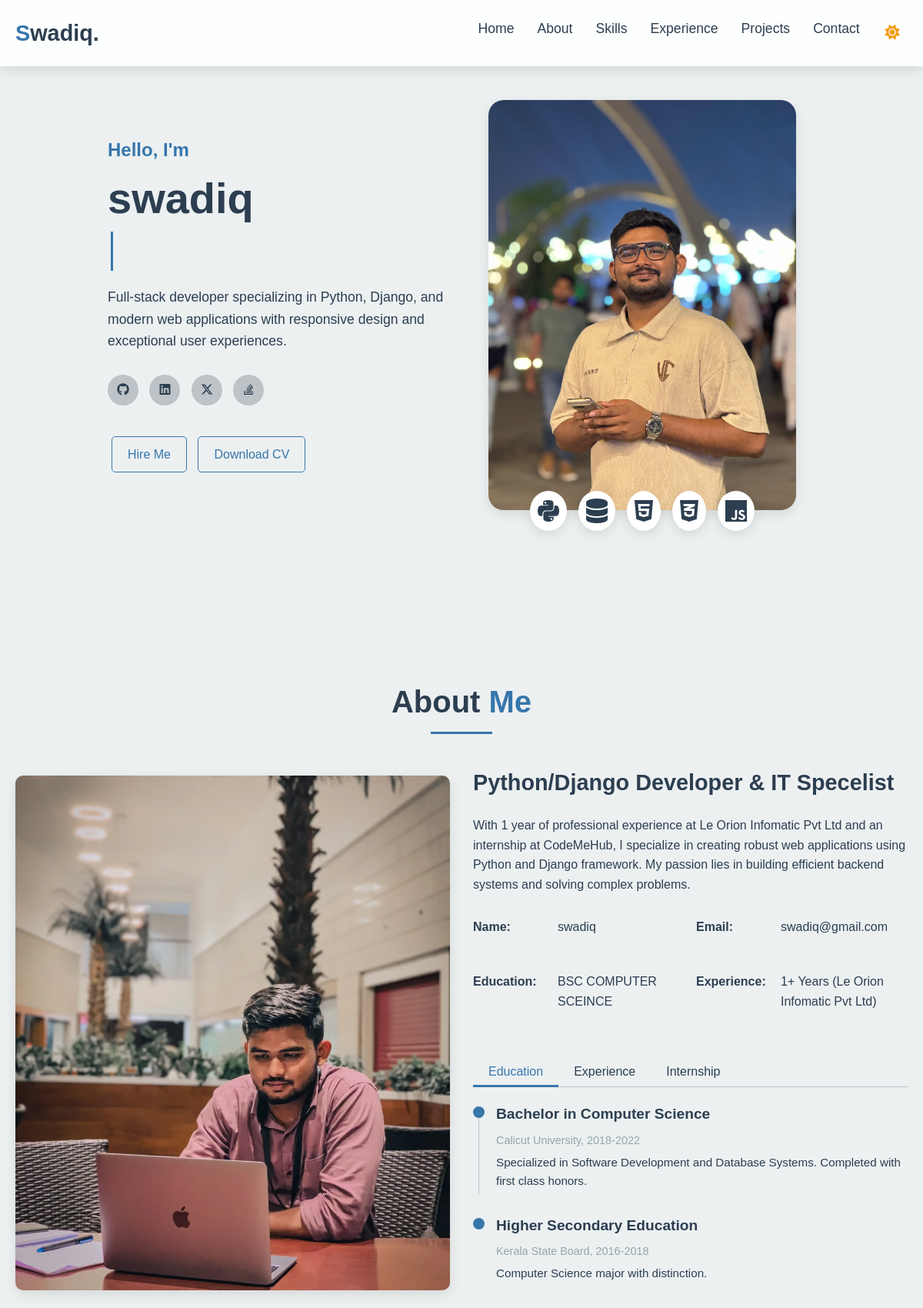
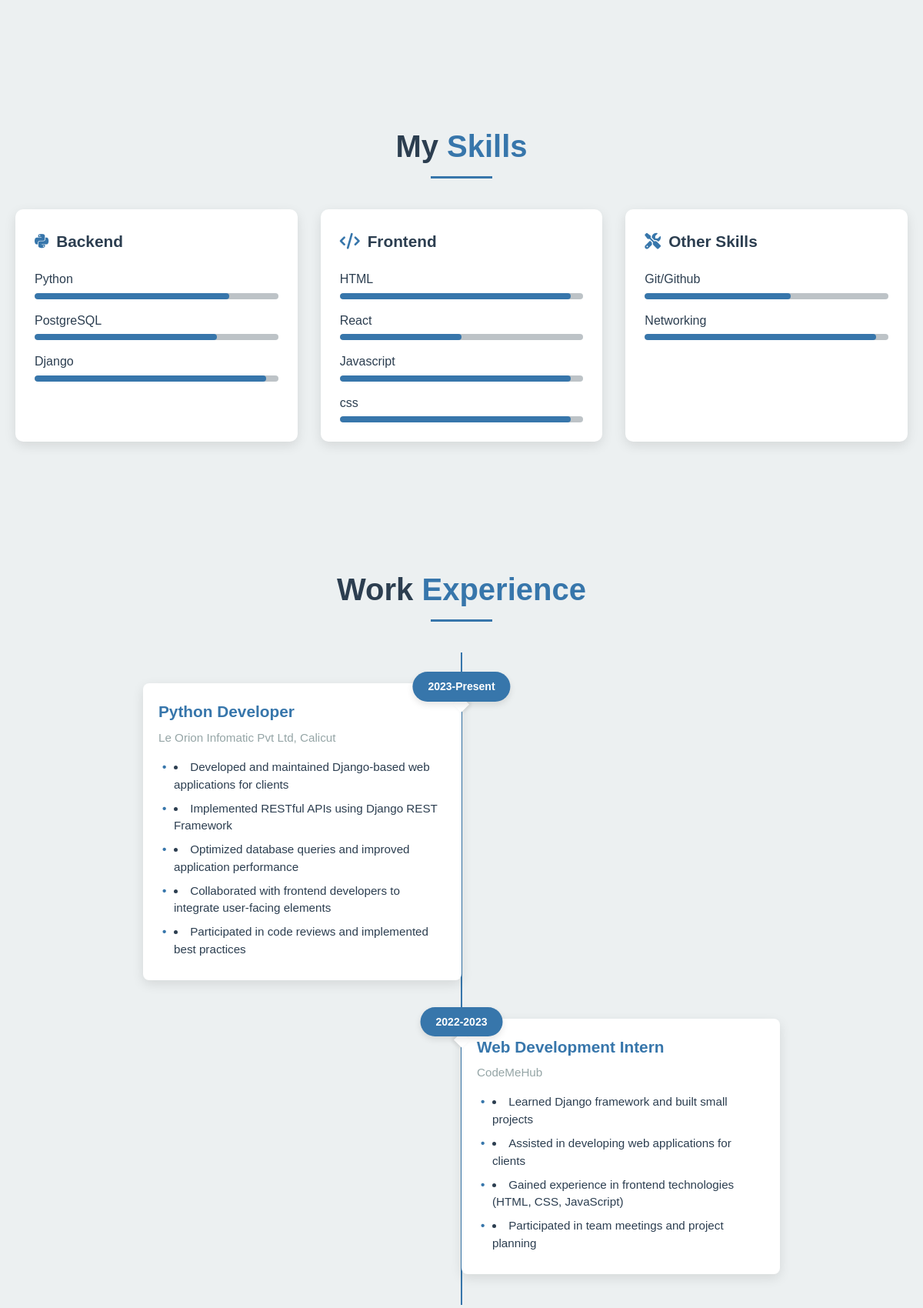
The page / (upper part) on the database its author committed (2 pictures, top to bottom).
### app/models.py (models this page shows, shortened)
class Profile(models.Model):
    professions = models.JSONField(default=list)
    name = models.CharField(max_length=100)
    profilePhoto = models.ImageField(upload_to='images/',blank=True)
    email = models.EmailField()
    phone = models.CharField(max_length=12,blank=True, null=True)
    education = models.TextField()
    experience = models.TextField()
    location = models.CharField(max_length=255)
    github = models.URLField(blank=True,null=True)
    linkedin = models.URLField(blank=True,null=True)
    x = models.URLField(blank=True,null=True)
    stackoverflow = models.URLField(blank=True,null=True)

class About(models.Model):
    profile = models.ForeignKey(Profile, on_delete=models.CASCADE,related_name='about')
    title = models.CharField(max_length=100)
    description = models.TextField()
    image = models.ImageField(upload_to='AboutImage/',blank=True)

class Education(models.Model):
    profile = models.ForeignKey(Profile, on_delete=models.CASCADE, related_name='educations')
    title = models.CharField(max_length=200)
    institute = models.CharField(max_length=200)
    year = models.CharField(max_length=50)
    description = models.TextField(blank=True)

class Skill(models.Model):
    CATEGORY_CHOICE = (
        ('BACKEND','Backend'),
        ('FRONTEND','Frontend'),
        ('OTHER','Other Skills')
    )
    profile = models.ForeignKey(Profile,on_delete=models.CASCADE,related_name='skill')
    category = models.CharField(max_length=50,choices=CATEGORY_CHOICE,default='OTHER')
    item = models.CharField(max_length=50)
    proficiency = models.IntegerField(help_text='Proficiency level from 0 to 100',default=50)

class Experience(models.Model):
    profile = models.ForeignKey(Profile, on_delete=models.CASCADE, related_name='experiences')
    company = models.CharField(max_length=200)
    role = models.CharField(max_length=150)
    duration = models.CharField(max_length=100)
    description = models.TextField(blank=True)
    details = models.JSONField(default=list,null=True)

class Internship(models.Model):
    profile = models.ForeignKey(Profile, on_delete=models.CASCADE, related_name='internships')
    title = models.CharField(max_length=200)
    company = models.CharField(max_length=150)
    duration = models.CharField(max_length=100)
    description = models.TextField(blank=True)
    details = models.JSONField(default=list,null=True)

### app/views.py (the view, shortened to what this page needs)
# urls.py: path("",views.index,name='home'),
def index(request):
    dctProfile = Profile.objects.last()
    dctAbout = About.objects.last()
    dctEducation = Education.objects.all()
    dctExperience = Experience.objects.all()
    dctInternship = Internship.objects.all()
    dctSkills = Skill.objects.all()
    dctProjects = Projects.objects.all()
    for p in dctProjects:
        p.tech_list = safe_list(p.tech)
        p.features_list = safe_list(p.features)
    context = {
        'dctProfile':dctProfile,
        'dctAbout':dctAbout,
        'dctEducation':dctEducation,
        'dctExperience':dctExperience,
        'dctInternship':dctInternship,
        'dctSkills':dctSkills,
        'dctProjects':dctProjects
    }
    return render(request,'index.html',context)

### app/views.py (called while the page is built)
def safe_list(value):
    if isinstance(value, list):
        return value
    try:
        return ast.literal_eval(value)
    except:
        return []

### app/templates/index.html (shortened to what this page needs)
{% load static%}
<!DOCTYPE html>
<html lang="en">
<head>
    <link rel="stylesheet" href="https://cdnjs.cloudflare.com/ajax/libs/font-awesome/6.4.0/css/all.min.css">
    <link rel="stylesheet" href="https://cdnjs.cloudflare.com/ajax/libs/font-awesome/6.5.0/css/all.min.css">
    <link rel="stylesheet" href="{% static "styles.css" %}">
</head>
<body>
    <header id='navbar'>
        <div class="container">
            <nav>
                <div class="logo">
                    <a href="#"><span>{{dctProfile.name|slice:":1"|upper}}</span>{{dctProfile.name|slice:"1:"}}.</a>
                </div>
                <ul class="nav-links">
                    <li><a href="#home">Home</a></li>
                    <li><a href="#about">About</a></li>
                    <li><a href="#skills">Skills</a></li>
                    <li><a href="#work-experience">Experience</a></li>
                    <li><a href="#portfolio">Projects</a></li>
                    <li><a href="#contact">Contact</a></li>
                    <li>&nbsp&nbsp&nbsp&nbsp&nbsp</li>
                    <li>
                        <button class="theme-toggle" id="theme-toggle" aria-label="Toggle dark mode">
                          <i class="fas fa-sun light-icon"></i>
                        </button>
                      </li>
                </ul>
            </nav>
        </div>
    </header>
    <section class="hero" id="home">
        <div class="container">
            <div class="hero-content">
                <div class="hero-text">
                    <h3>Hello, I'm</h3>
                    <h1>{{ dctProfile.name }}</h1>
                    <h2><span class="cursor">&nbsp;</span></h2>
                    <p>Full-stack developer specializing in Python, Django, and modern web applications with responsive design and exceptional user experiences.</p>
                    <div class="social-icons">
                        <a href="{{dctProfile.github}}"><i class="fab fa-github"></i></a>
                        <a href="{{dctProfile.linkedin}}"><i class="fab fa-linkedin"></i></a>
                        <a href="{{dctProfile.x}}"><i class="fab fa-x-twitter"></i></a>
                        <a href="{{dctProfile.stackoverflow}}"><i class="fab fa-stack-overflow"></i></a>
                    </div>
                    <a href="#contact" class="btn secondary">Hire Me</a>
                    <a href="/404" class="btn secondary">Download CV</a>
                </div>
                <div class="hero-image">
                    <div class="image-wrapper">
                        <img src="{{dctProfile.profilePhoto.url}}" alt="Mohamed Shodiq" class="profile-img">
                        <div class="tech-icons">
                            <i class="fab fa-python" title="Python"></i>
                            <i class="fas fa-database" title="Django"></i>
                            <i class="fab fa-html5" title="HTML5"></i>
                            <i class="fab fa-css3-alt" title="CSS3"></i>
                            <i class="fab fa-js" title="JavaScript"></i>
                        </div>
                    </div>
                </div>
            </div>
        </div>
    </section>
    <section class="about" id="about">
        <div class="container">
            <h2 class="section-title">About <span>Me</span></h2>
            <div class="about-content">
                <div class="about-image">
                    <img src="{{dctAbout.image.url}}" alt="About Mohamed Shodiq">
                </div>
                <div class="about-text">
                    <h3>{{dctAbout.title}}</h3>
                    <p>{{ dctAbout.description }}</p>
                    <div class="personal-info">
                        <div class="info-item">
                            <span>Name:</span>
                            <p>{{dctProfile.name}}</p>
                        </div>
                        <div class="info-item">
                            <span>Email:</span>
                            <p>{{dctProfile.email}}</p>
                        </div>
                        <div class="info-item">
                            <span>Education:</span>
                            <p>{{dctProfile.education}}</p>
                        </div>
                        <div class="info-item">
                            <span>Experience:</span>
                            <p>{{dctProfile.experience}}</p>
                        </div>
                    </div>
                    <div class="tabs">
                        <button class="tab-btn active" data-tab="education">Education</button>
                        <button class="tab-btn" data-tab="experience">Experience</button>
                        <button class="tab-btn" data-tab="internship">Internship</button>
                    </div>
                    <div class="tab-content active" id="education">
                        <ul class="timeline">
                            {% for education in dctEducation %}
                            <li>
                                <h4>{{education.title}}</h4>
                                <span>{{education.institute}}, {{education.year}}</span>
                                <p>{{education.description}}</p>
                            </li>
                            {% endfor %}
                        </ul>
                    </div>
                </div>
            </div>
        </div>
    </section>
    <section class="skills" id="skills">
        <div class="container">
            <h2 class="section-title">My <span>Skills</span></h2>
            <div class="skills-grid">
                <div class="skill-category">
                    <h3><i class="fab fa-python"></i> Backend</h3>
                    <div class="skill-items">
                        {% for skill in dctSkills %}
                            {% if skill.category == 'BACKEND' %}
                                <div class="skill-item">
                                    <span>{{skill.item}}</span>
                                    <div class="progress-bar">
                                        <div class="progress" style="width: {{skill.proficiency}}%"></div>
                                    </div>
                                </div>
                            {% endif %}
                        {% endfor %}
                    </div>
                </div>
                <div class="skill-category">
                    <h3><i class="fas fa-code"></i> Frontend</h3>
                    <div class="skill-items">
                        {% for skill in dctSkills %}
                            {% if skill.category == 'FRONTEND' %}
                                <div class="skill-item">
                                    <span>{{skill.item}}</span>
                                    <div class="progress-bar">
                                        <div class="progress" style="width: {{skill.proficiency}}%"></div>
                                    </div>
                                </div>
                            {% endif %}
                        {% endfor %}
                    </div>
                </div>
                <div class="skill-category">
                    <h3><i class="fas fa-tools"></i> Other Skills</h3>
                    <div class="skill-items">
                        {% for skill in dctSkills %}
                            {% if skill.category == 'OTHER' %}
                                <div class="skill-item">
                                    <span>{{skill.item}}</span>
                                    <div class="progress-bar">
                                        <div class="progress" style="width: {{skill.proficiency}}%"></div>
                                    </div>
                                </div>
                            {% endif %}
                        {% endfor %}
                        </div>
                    </div>
                </div>
            </div>
    </section>
<section class="experience" id="work-experience">
    <div class="container">
        <h2 class="section-title">Work <span>Experience</span></h2>
        <div class="experience-timeline">
            {% for eachItem in dctExperience %}
            <div class="timeline-item">
                <div class="timeline-date">{{eachItem.duration}}</div>
                <div class="timeline-content">
                    <div class="timeline-header">
                        <h3>{{eachItem.role}}</h3>
                        <h4>{{eachItem.company}}</h4>
                    </div>
                    <ul class="timeline-list">
                        {% for each in eachItem.details %}
                            <li>{{each}}</li>
                        {% endfor %}
                    </ul>
                </div>
            </div>
            {% endfor %}
            {% for eachItem in dctInternship %}
            <div class="timeline-item">
                <div class="timeline-date">{{eachItem.duration}}</div>
                <div class="timeline-content">
                    <div class="timeline-header">
                        <h3>{{eachItem.title}}</h3>
                        <h4>{{eachItem.company}}</h4>
                    </div>
                    <ul class="timeline-list">
                        {% for each in eachItem.details %}
                            <li>{{each}}</li>
                        {% endfor %}
                    </ul>
                </div>
            </div>
            {% endfor %}
        </div>
    </div>
</section>
</body>
</html>

### rows shown on the page
Profile: name "S", name "wadiq", name "swadiq", profilePhoto (picture), email "swadiq@gmail.com", education "BSC COMPUTER SCEINCE", experience "1+ Years (Le Orion Infomatic Pvt Ltd)"
About: image (picture), title "Python/Django Developer & IT Specelist", description "With 1 year of professional experience at Le Orion Infomatic Pvt Ltd and an internship at CodeMeHub, I specialize in creating robust web applications using Python and Django framework. My passion lies in building efficient backend systems and solving complex problems."
Education: title "Bachelor in Computer Science", institute "Calicut University", year "2018-2022", description "Specialized in Software Development and Database Systems. Completed with first class honors."
Education: title "Higher Secondary Education", institute "Kerala State Board", year "2016-2018", description "Computer Science major with distinction."
Skill: item "Python", proficiency 80 (drawn)
Skill: item "PostgreSQL", proficiency 75 (drawn)
Skill: item "Django", proficiency 95 (drawn)
Skill: item "HTML", proficiency 95 (drawn)
Skill: item "React", proficiency 50 (drawn)
Skill: item "Javascript", proficiency 95 (drawn)
Skill: item "css", proficiency 95 (drawn)
Skill: item "Git/Github", proficiency 60 (drawn)
Skill: item "Networking", proficiency 95 (drawn)
Experience: duration "2023-Present", role "Python Developer", company "Le Orion Infomatic Pvt Ltd, Calicut", details "Developed and maintained Django-based web applications for clients" "Implemented RESTful APIs using Django REST Framework" "Optimized database queries and improved application performance" "Collaborated with frontend developers to integrate user-facing elements" "Participated in code reviews and implemented best practices"
Internship: duration "2022-2023", title "Web Development Intern", company "CodeMeHub", details "Learned Django framework and built small projects" "Assisted in developing web applications for clients" "Gained experience in frontend technologies (HTML, CSS, JavaScript)" "Participated in team meetings and project planning"
